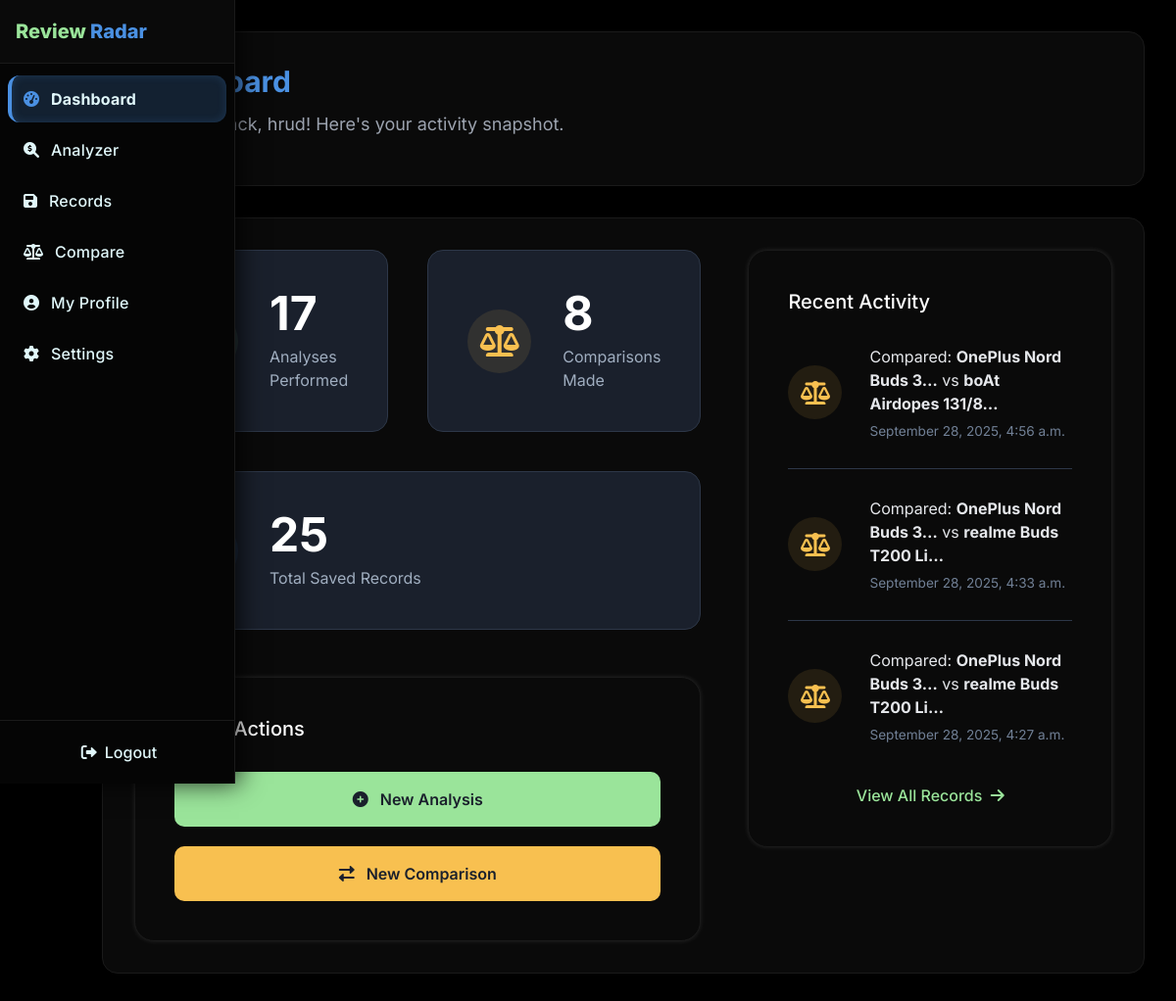
Before: /user/dashboard/ (signed in) with the older database file.
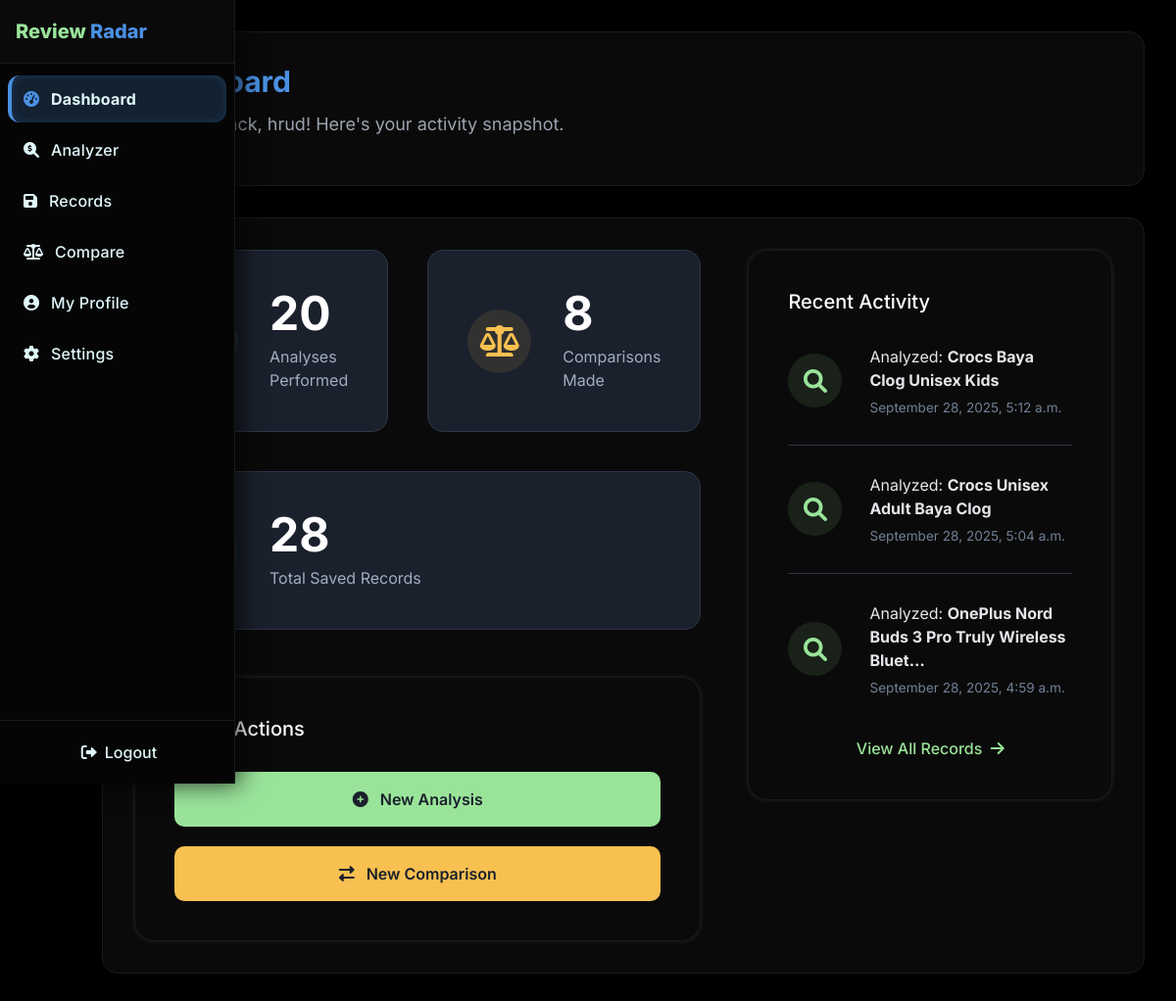
After: the same page with the newer database file.
### users/models.py (models this page shows, shortened)
class ProductComparison(models.Model):
    user = models.ForeignKey(User, on_delete=models.CASCADE, related_name='comparisons')
    product_url_1 = models.URLField(max_length=1024)
    product_name_1 = models.CharField(max_length=512)
    analysis_data_1 = models.JSONField()
    product_url_2 = models.URLField(max_length=1024)
    product_name_2 = models.CharField(max_length=512)
    analysis_data_2 = models.JSONField()
    comparison_metrics = models.JSONField()
    created_at = models.DateTimeField(auto_now_add=True)
    @property
    def record_type(self):
        return 'comparison'
    class Meta:
        ordering = ['-created_at']

class ProductAnalysis(models.Model):
    user = models.ForeignKey(User, on_delete=models.CASCADE, related_name='analyses')
    product_url = models.URLField(max_length=1024)
    product_name = models.CharField(max_length=512)
    analysis_data = models.JSONField()
    created_at = models.DateTimeField(auto_now_add=True)
    @property
    def record_type(self):
        return 'analysis'
    class Meta:
        ordering = ['-created_at']

### users/views.py (the view)
# urls.py: path('dashboard/', views.user_dashboard, name='user_dashboard'),
@login_required(login_url='/user/login/')
def user_dashboard(request):
    analyses_count = ProductAnalysis.objects.filter(user=request.user).count()
    comparisons_count = ProductComparison.objects.filter(user=request.user).count()
    user_analyses = ProductAnalysis.objects.filter(user=request.user)
    user_comparisons = ProductComparison.objects.filter(user=request.user)
    recent_records = sorted(
        chain(user_analyses, user_comparisons),
        key=attrgetter('created_at'),
        reverse=True
    )[:3] # Get the 3 most recent records
    context = {
        'analyses_count': analyses_count,
        'comparisons_count': comparisons_count,
        'saved_records_count': analyses_count + comparisons_count,
        'recent_records': recent_records
    }
    return render(request, "users/dashboard.html", context)

### users/templates/users/dashboard.html (shortened to what the changed rows need)
{% extends 'users/base.html' %}
{% load static %}
{% block page_title %}Dashboard{% endblock %}
{% block content %}
<div class="dashboard-grid">
    <div class="left-column">
        <div class="stats-grid">
            <div class="stat-card">
                <div class="stat-info">
                    <p class="stat-number">{{ analyses_count }}</p>
                    <p class="stat-label">Analyses Performed</p>
                </div>
            </div>
            <div class="stat-card full-span">
                <div class="stat-info">
                    <p class="stat-number">{{ saved_records_count }}</p>
                    <p class="stat-label">Total Saved Records</p>
                </div>
            </div>
        </div>
    </div>
    <div class="right-column">
        <div class="app-card">
            <div class="p-6">
                {% if recent_records %}
                <ul class="activity-list">
                    {% for record in recent_records %}
                    <li class="activity-item">
                        {% if record.record_type == 'analysis' %}
                        <div class="activity-icon-wrapper" style="background-color: rgba(154, 228, 154, 0.1);">
                            <i class="fas fa-search activity-icon" style="color: #9ae49a;"></i>
                        </div>
                        <div class="activity-content">
                            <p class="activity-title">Analyzed: <strong>{{ record.product_name|truncatechars:45 }}</strong></p>
                            <p class="activity-date">{{ record.created_at|date:"F j, Y, P" }}</p>
                        </div>
                        {% elif record.record_type == 'comparison' %}
                        <div class="activity-icon-wrapper" style="background-color: rgba(248, 192, 80, 0.1);">
                            <i class="fas fa-balance-scale activity-icon" style="color: #f8c050;"></i>
                        </div>
                        <div class="activity-content">
                            <p class="activity-title">Compared: <strong>{{ record.product_name_1|truncatechars:20 }}</strong> vs <strong>{{ record.product_name_2|truncatechars:20 }}</strong></p>
                            <p class="activity-date">{{ record.created_at|date:"F j, Y, P" }}</p>
                        </div>
                        {% endif %}
                    </li>
                    {% endfor %}
                </ul>
                {% else %}
                <div class="text-center p-4">
                    <i class="fas fa-history fa-2x" style="color: #4A5568; margin-bottom: 1rem;"></i>
                    <p style="color: #A0AEC0;">No activity yet. Perform an analysis or comparison to get started!</p>
                </div>
                {% endif %}
            </div>
        </div>
    </div>
</div>
{% endblock %}

Changed rows visible on the page:
no longer on this page (row unchanged): ProductComparison: product_name_1 "OnePlus Nord Buds 3…", product_name_2 "boAt Airdopes 131/8…", created_at "September 28, 2025, 4:56 a.m."
no longer on this page (row unchanged): ProductComparison: product_name_1 "OnePlus Nord Buds 3…", product_name_2 "realme Buds T200 Li…", created_at "September 28, 2025, 4:33 a.m."
no longer on this page (row unchanged): ProductComparison: product_name_1 "OnePlus Nord Buds 3…", product_name_2 "realme Buds T200 Li…", created_at "September 28, 2025, 4:27 a.m."
added ProductAnalysis: product_name "Crocs Baya Clog Unisex Kids", created_at "September 28, 2025, 5:12 a.m."
added ProductAnalysis: product_name "Crocs Unisex Adult Baya Clog", created_at "September 28, 2025, 5:04 a.m."
added ProductAnalysis: product_name "OnePlus Nord Buds 3 Pro Truly Wireless Bluet…", created_at "September 28, 2025, 4:59 a.m."
Other visible differences:
{{ analyses_count }}: "17" → "20"
{{ saved_records_count }}: "25" → "28"
